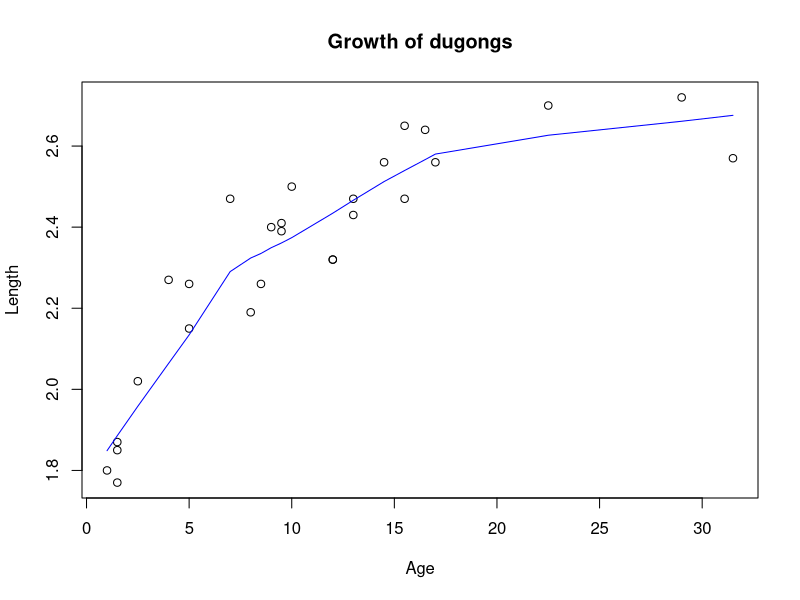

The R script that drew this image:
## ---- chunk 1
knitr::opts_chunk$set(echo = FALSE)
x = c( 1.0,  1.5,  1.5,  1.5, 2.5,   4.0,  5.0,  5.0,  7.0,
       8.0,  8.5,  9.0,  9.5, 9.5,  10.0, 12.0, 12.0, 13.0,
       13.0, 14.5, 15.5, 15.5, 16.5, 17.0, 22.5, 29.0, 31.5)
Y = c(1.80, 1.85, 1.87, 1.77, 2.02, 2.27, 2.15, 2.26, 2.47,
      2.19, 2.26, 2.40, 2.39, 2.41, 2.50, 2.32, 2.32, 2.43,
      2.47, 2.56, 2.65, 2.47, 2.64, 2.56, 2.70, 2.72, 2.57)

dataSet <- data.frame(age=x,length=Y)
## ---- chunk 2
plot(x,Y , ylab="Length", xlab="Age", main="Growth of dugongs")
lines(lowess(x,Y), col="blue")
